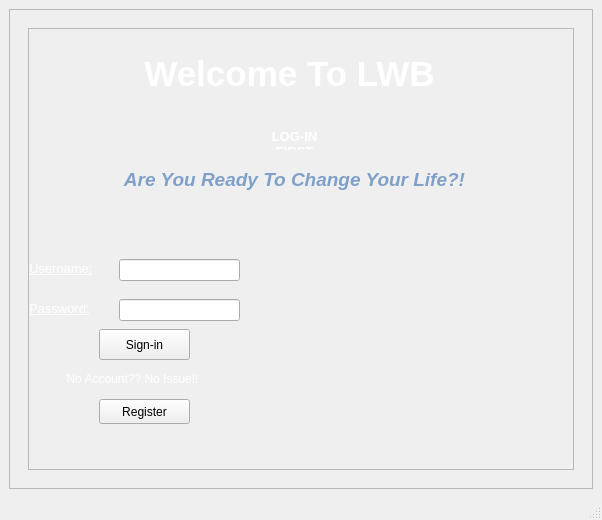
<?xml version="1.0" encoding="UTF-8"?>
<ui version="4.0">
 <class>MainWindow</class>
 <widget class="QMainWindow" name="MainWindow">
  <property name="geometry">
   <rect>
    <x>0</x>
    <y>0</y>
    <width>602</width>
    <height>520</height>
   </rect>
  </property>
  <property name="windowTitle">
   <string>MainWindow</string>
  </property>
  <widget class="QWidget" name="centralwidget">
   <layout class="QGridLayout" name="gridLayout_3">
    <item row="0" column="0">
     <widget class="QScrollArea" name="scrollArea_2">
      <property name="styleSheet">
       <string notr="true">#centralWidget{
	background-image: url(:/resources/img/hand-drawn-back-school-background_23-2149464866.jpg);
}</string>
      </property>
      <property name="widgetResizable">
       <bool>true</bool>
      </property>
      <widget class="QWidget" name="scrollAreaWidgetContents_2">
       <property name="geometry">
        <rect>
         <x>0</x>
         <y>0</y>
         <width>578</width>
         <height>446</height>
        </rect>
       </property>
       <layout class="QGridLayout" name="gridLayout_2">
        <item row="0" column="0">
         <widget class="QStackedWidget" name="stackedWidget">
          <property name="currentIndex">
           <number>0</number>
          </property>
          <widget class="QWidget" name="page">
           <property name="styleSheet">
            <string notr="true"/>
           </property>
           <layout class="QGridLayout" name="gridLayout_4">
            <item row="0" column="0">
             <widget class="QScrollArea" name="scrollArea">
              <property name="styleSheet">
               <string notr="true">
#centralwidget{
background-image: url(:/resources/img/hand-drawn-back-school-background_23-2149464866.jpg);}</string>
              </property>
              <property name="widgetResizable">
               <bool>true</bool>
              </property>
              <widget class="QWidget" name="scrollAreaWidgetContents">
               <property name="geometry">
                <rect>
                 <x>0</x>
                 <y>0</y>
                 <width>532</width>
                 <height>400</height>
                </rect>
               </property>
               <property name="styleSheet">
                <string notr="true">#scrollAreaWidgetContents{
	border-image: url(:/resources/img/loganpage.jpg);
}</string>
               </property>
               <widget class="QLabel" name="label_5">
                <property name="geometry">
                 <rect>
                  <x>50</x>
                  <y>20</y>
                  <width>421</width>
                  <height>51</height>
                 </rect>
                </property>
                <property name="styleSheet">
                 <string notr="true">color: rgb(255, 255, 255);</string>
                </property>
                <property name="text">
                 <string>&lt;html&gt;&lt;head/&gt;&lt;body&gt;&lt;p align=&quot;center&quot;&gt;&lt;span style=&quot; font-family:'Lucida Calligraphy'; font-size:26pt; font-weight:700;&quot;&gt;Welcome To LWB&lt;/span&gt;&lt;/p&gt;&lt;/body&gt;&lt;/html&gt;</string>
                </property>
               </widget>
               <widget class="QLabel" name="label">
                <property name="geometry">
                 <rect>
                  <x>0</x>
                  <y>230</y>
                  <width>81</width>
                  <height>20</height>
                 </rect>
                </property>
                <property name="styleSheet">
                 <string notr="true">color: rgb(255, 255, 255);</string>
                </property>
                <property name="text">
                 <string>&lt;html&gt;&lt;head/&gt;&lt;body&gt;&lt;p&gt;&lt;span style=&quot; font-size:10pt; text-decoration: underline;&quot;&gt;Username:&lt;/span&gt;&lt;/p&gt;&lt;/body&gt;&lt;/html&gt;</string>
                </property>
               </widget>
               <widget class="QPushButton" name="Register">
                <property name="geometry">
                 <rect>
                  <x>70</x>
                  <y>370</y>
                  <width>91</width>
                  <height>25</height>
                 </rect>
                </property>
                <property name="text">
                 <string>Register</string>
                </property>
               </widget>
               <widget class="QLabel" name="label_4">
                <property name="geometry">
                 <rect>
                  <x>230</x>
                  <y>100</y>
                  <width>71</width>
                  <height>21</height>
                 </rect>
                </property>
                <property name="styleSheet">
                 <string notr="true">color: rgb(255, 255, 255);</string>
                </property>
                <property name="text">
                 <string>&lt;html&gt;&lt;head/&gt;&lt;body&gt;&lt;p&gt;&lt;span style=&quot; font-size:10pt; font-weight:700;&quot;&gt;LOG-IN FIRST&lt;/span&gt;&lt;/p&gt;&lt;/body&gt;&lt;/html&gt;</string>
                </property>
                <property name="alignment">
                 <set>Qt::AlignCenter</set>
                </property>
                <property name="wordWrap">
                 <bool>true</bool>
                </property>
               </widget>
               <widget class="QPushButton" name="pushButton_login">
                <property name="geometry">
                 <rect>
                  <x>70</x>
                  <y>300</y>
                  <width>91</width>
                  <height>31</height>
                 </rect>
                </property>
                <property name="text">
                 <string>Sign-in</string>
                </property>
               </widget>
               <widget class="QLabel" name="label_3">
                <property name="geometry">
                 <rect>
                  <x>80</x>
                  <y>130</y>
                  <width>371</width>
                  <height>41</height>
                 </rect>
                </property>
                <property name="styleSheet">
                 <string notr="true">color: rgb(165, 165, 165);</string>
                </property>
                <property name="text">
                 <string>&lt;html&gt;&lt;head/&gt;&lt;body&gt;&lt;p&gt;&lt;span style=&quot; font-family:'Times New Roman'; font-size:14pt; font-weight:700; font-style:italic; color:#7fa0c8;&quot;&gt;Are You Ready To Change Your Life?!&lt;/span&gt;&lt;/p&gt;&lt;/body&gt;&lt;/html&gt;</string>
                </property>
                <property name="alignment">
                 <set>Qt::AlignCenter</set>
                </property>
               </widget>
               <widget class="QLabel" name="label_2">
                <property name="geometry">
                 <rect>
                  <x>0</x>
                  <y>270</y>
                  <width>81</width>
                  <height>20</height>
                 </rect>
                </property>
                <property name="styleSheet">
                 <string notr="true">color: rgb(255, 255, 255);</string>
                </property>
                <property name="text">
                 <string>&lt;html&gt;&lt;head/&gt;&lt;body&gt;&lt;p&gt;&lt;span style=&quot; font-size:10pt; text-decoration: underline;&quot;&gt;Password:&lt;/span&gt;&lt;/p&gt;&lt;/body&gt;&lt;/html&gt;</string>
                </property>
               </widget>
               <widget class="QLineEdit" name="lineEdit_username">
                <property name="geometry">
                 <rect>
                  <x>90</x>
                  <y>230</y>
                  <width>121</width>
                  <height>22</height>
                 </rect>
                </property>
               </widget>
               <widget class="QLabel" name="label_6">
                <property name="geometry">
                 <rect>
                  <x>3</x>
                  <y>340</y>
                  <width>201</width>
                  <height>20</height>
                 </rect>
                </property>
                <property name="styleSheet">
                 <string notr="true">color: rgb(255, 255, 255);</string>
                </property>
                <property name="text">
                 <string>No Account?? No Issue!!</string>
                </property>
                <property name="alignment">
                 <set>Qt::AlignCenter</set>
                </property>
               </widget>
               <widget class="QLineEdit" name="lineEdit_password">
                <property name="geometry">
                 <rect>
                  <x>90</x>
                  <y>270</y>
                  <width>121</width>
                  <height>22</height>
                 </rect>
                </property>
                <property name="echoMode">
                 <enum>QLineEdit::Password</enum>
                </property>
               </widget>
               <widget class="QLabel" name="label_pic1">
                <property name="geometry">
                 <rect>
                  <x>220</x>
                  <y>200</y>
                  <width>301</width>
                  <height>211</height>
                 </rect>
                </property>
                <property name="text">
                 <string/>
                </property>
               </widget>
              </widget>
             </widget>
            </item>
           </layout>
          </widget>
          <widget class="QWidget" name="page_2">
           <property name="styleSheet">
            <string notr="true">#page_2{
	border-image: url(:/resources/img/loganpage.jpg);

}</string>
           </property>
           <widget class="QLabel" name="r_username">
            <property name="geometry">
             <rect>
              <x>160</x>
              <y>50</y>
              <width>71</width>
              <height>16</height>
             </rect>
            </property>
            <property name="styleSheet">
             <string notr="true">color: rgb(255, 255, 255);</string>
            </property>
            <property name="text">
             <string>username</string>
            </property>
           </widget>
           <widget class="QLineEdit" name="name_edit">
            <property name="geometry">
             <rect>
              <x>310</x>
              <y>50</y>
              <width>113</width>
              <height>20</height>
             </rect>
            </property>
            <property name="styleSheet">
             <string notr="true">color: rgb(255, 255, 255);
background-color: rgb(0, 0, 0);</string>
            </property>
           </widget>
           <widget class="QLineEdit" name="password_edit">
            <property name="geometry">
             <rect>
              <x>310</x>
              <y>90</y>
              <width>113</width>
              <height>20</height>
             </rect>
            </property>
            <property name="styleSheet">
             <string notr="true">color: rgb(255, 255, 255);
background-color: rgb(0, 0, 0);</string>
            </property>
           </widget>
           <widget class="QLabel" name="label_7">
            <property name="geometry">
             <rect>
              <x>160</x>
              <y>90</y>
              <width>71</width>
              <height>16</height>
             </rect>
            </property>
            <property name="styleSheet">
             <string notr="true">color: rgb(255, 255, 255);</string>
            </property>
            <property name="text">
             <string>password</string>
            </property>
           </widget>
           <widget class="QLabel" name="label_8">
            <property name="geometry">
             <rect>
              <x>160</x>
              <y>130</y>
              <width>61</width>
              <height>16</height>
             </rect>
            </property>
            <property name="styleSheet">
             <string notr="true">color: rgb(255, 255, 255);</string>
            </property>
            <property name="text">
             <string>confirm</string>
            </property>
           </widget>
           <widget class="QLineEdit" name="confirm">
            <property name="geometry">
             <rect>
              <x>310</x>
              <y>130</y>
              <width>113</width>
              <height>20</height>
             </rect>
            </property>
            <property name="styleSheet">
             <string notr="true">color: rgb(255, 255, 255);
background-color: rgb(0, 0, 0);</string>
            </property>
           </widget>
           <widget class="QPushButton" name="Submit">
            <property name="geometry">
             <rect>
              <x>230</x>
              <y>170</y>
              <width>80</width>
              <height>18</height>
             </rect>
            </property>
            <property name="text">
             <string>submit</string>
            </property>
           </widget>
           <widget class="QLabel" name="label_12">
            <property name="geometry">
             <rect>
              <x>0</x>
              <y>220</y>
              <width>548</width>
              <height>12</height>
             </rect>
            </property>
            <property name="text">
             <string/>
            </property>
           </widget>
          </widget>
         </widget>
        </item>
       </layout>
      </widget>
     </widget>
    </item>
   </layout>
  </widget>
  <widget class="QMenuBar" name="menubar">
   <property name="geometry">
    <rect>
     <x>0</x>
     <y>0</y>
     <width>602</width>
     <height>25</height>
    </rect>
   </property>
  </widget>
  <widget class="QStatusBar" name="statusBar"/>
 </widget>
 <resources/>
 <connections/>
</ui>
